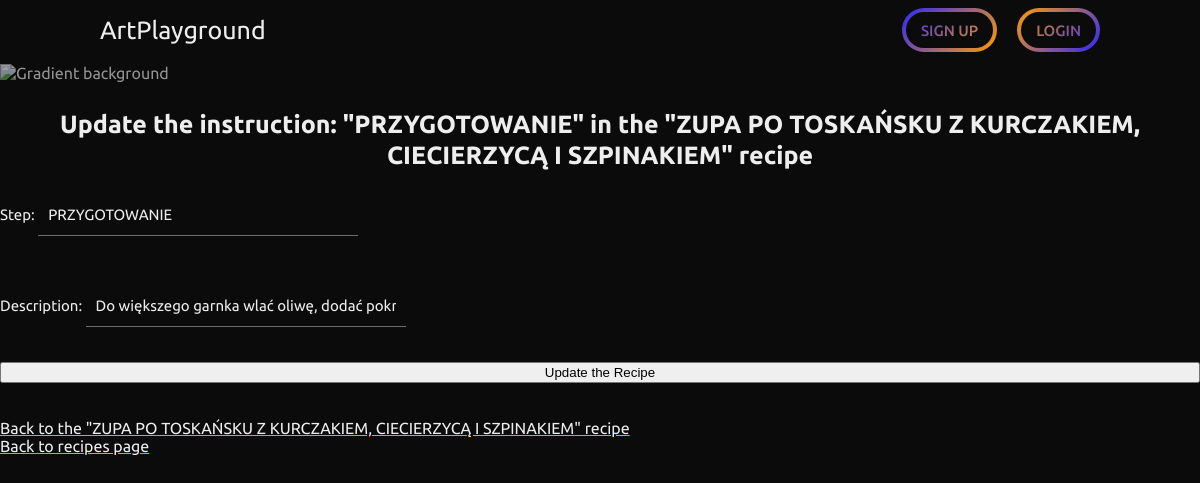
The app's page /recipes/update-instruction/44/, older data.
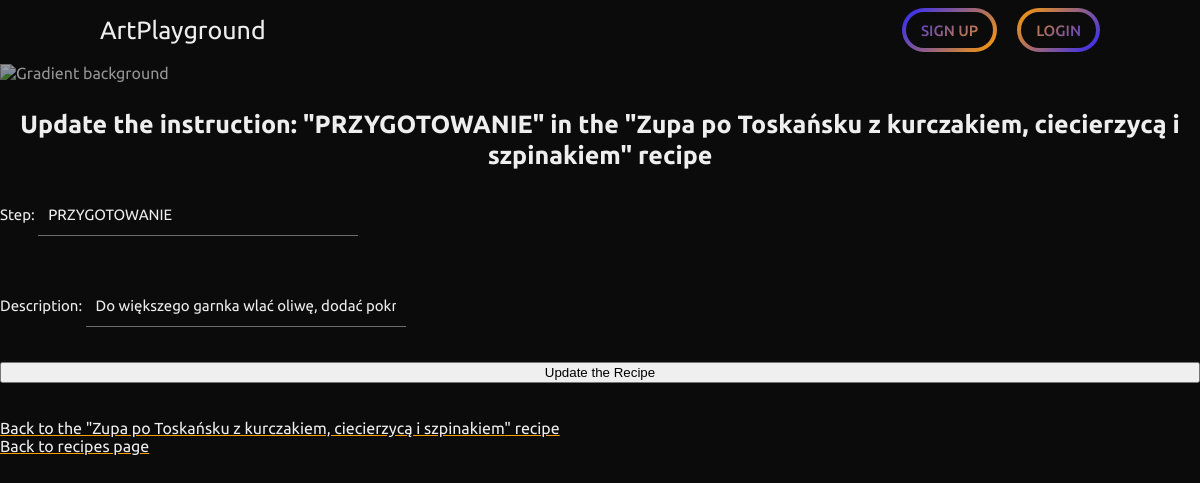
The same page, newer data.
### recipes/models.py (models this page shows, shortened)
class Instruction(models.Model):
    recipe = models.ForeignKey(Recipe, on_delete=models.CASCADE)
    step = models.CharField(max_length=50)
    description = models.CharField(max_length=1500)

class Recipe(models.Model):
    recipe_author = models.ForeignKey(User, on_delete=models.CASCADE, default=None)
    recipe_name = models.CharField(max_length=250)
    time = models.IntegerField()  # hours - 1,5 should give user 1h30min
    cuisine = models.CharField(choices=CUISINE_COUNTRIES, max_length=50)
    meal_type = models.CharField(choices=MEALS, max_length=50)
    recipe_image = models.ImageField(upload_to="recipes/")
    average_rating = models.DecimalField(default=0, max_digits=3, decimal_places=2)
    total_ratings = models.PositiveIntegerField(default=0)

### recipes/views.py (the view)
# urls.py: path('update-instruction/<int:pk>/', InstructionUpdateView.as_view(), name="instruction_update"),
class InstructionUpdateView(UpdateView):
    model = Instruction
    fields = [
            "step",
            "description",
        ]
    success_url = reverse_lazy("success_page")

### recipes/templates/recipes/instruction_form.html
{% extends 'base_layout.html' %} {% block title %} Update the instruction: {{instruction.step}}{%endblock%}
{%block content %}
<h3>Update the instruction: "{{instruction.step}}" in the "{{instruction.recipe.recipe_name}}" recipe</h3>
<form method="post" enctype="multipart/form-data">
  {% csrf_token %} {{ form.as_p }}
  <button type="submit">Update the Recipe</button>
</form>
<br />
<br />
<a href="{% url 'recipe_detail' instruction.recipe.pk %}">Back to the "{{instruction.recipe.recipe_name}}" recipe </a><br />
<a href="{% url 'recipes' %}">Back to recipes page</a><br />
{% endblock %}

Row changes from the older to the newer data that the page shows:
changed through a linked row, Instruction "PRZYGOTOWANIE": recipe.recipe_name "ZUPA PO TOSKAŃSKU Z KURCZAKIEM, CIECIERZYCĄ I SZPINAKIEM" → "Zupa po Toskańsku z kurczakiem, ciecierzycą i szpinakiem"
